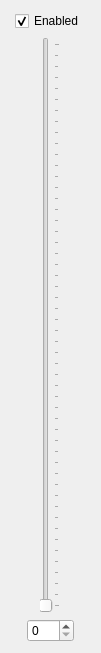
<?xml version="1.0" encoding="UTF-8"?>
<ui version="4.0">
 <class>BrightfieldLedDirectManipDialog</class>
 <widget class="QDialog" name="BrightfieldLedDirectManipDialog">
  <property name="geometry">
   <rect>
    <x>0</x>
    <y>0</y>
    <width>101</width>
    <height>653</height>
   </rect>
  </property>
  <property name="windowTitle">
   <string>brightfield_led Module Direct Manipulator</string>
  </property>
  <layout class="QVBoxLayout" name="verticalLayout">
   <item>
    <layout class="QHBoxLayout" name="horizontalLayout_2">
     <item>
      <spacer name="horizontalSpacer">
       <property name="orientation">
        <enum>Qt::Horizontal</enum>
       </property>
       <property name="sizeHint" stdset="0">
        <size>
         <width>40</width>
         <height>20</height>
        </size>
       </property>
      </spacer>
     </item>
     <item>
      <widget class="QCheckBox" name="enabledToggle">
       <property name="text">
        <string>Enabled</string>
       </property>
       <property name="checked">
        <bool>true</bool>
       </property>
      </widget>
     </item>
     <item>
      <spacer name="horizontalSpacer_2">
       <property name="orientation">
        <enum>Qt::Horizontal</enum>
       </property>
       <property name="sizeHint" stdset="0">
        <size>
         <width>40</width>
         <height>20</height>
        </size>
       </property>
      </spacer>
     </item>
    </layout>
   </item>
   <item>
    <layout class="QHBoxLayout" name="horizontalLayout">
     <item>
      <spacer name="horizontalSpacer_3">
       <property name="orientation">
        <enum>Qt::Horizontal</enum>
       </property>
       <property name="sizeHint" stdset="0">
        <size>
         <width>40</width>
         <height>20</height>
        </size>
       </property>
      </spacer>
     </item>
     <item>
      <widget class="QSlider" name="powerSlider">
       <property name="maximum">
        <number>255</number>
       </property>
       <property name="orientation">
        <enum>Qt::Vertical</enum>
       </property>
       <property name="tickPosition">
        <enum>QSlider::TicksBelow</enum>
       </property>
       <property name="tickInterval">
        <number>5</number>
       </property>
      </widget>
     </item>
     <item>
      <spacer name="horizontalSpacer_4">
       <property name="orientation">
        <enum>Qt::Horizontal</enum>
       </property>
       <property name="sizeHint" stdset="0">
        <size>
         <width>40</width>
         <height>20</height>
        </size>
       </property>
      </spacer>
     </item>
    </layout>
   </item>
   <item>
    <layout class="QHBoxLayout" name="horizontalLayout_3">
     <item>
      <spacer name="horizontalSpacer_5">
       <property name="orientation">
        <enum>Qt::Horizontal</enum>
       </property>
       <property name="sizeHint" stdset="0">
        <size>
         <width>40</width>
         <height>20</height>
        </size>
       </property>
      </spacer>
     </item>
     <item>
      <widget class="QSpinBox" name="powerSpinBox">
       <property name="maximum">
        <number>255</number>
       </property>
      </widget>
     </item>
     <item>
      <spacer name="horizontalSpacer_6">
       <property name="orientation">
        <enum>Qt::Horizontal</enum>
       </property>
       <property name="sizeHint" stdset="0">
        <size>
         <width>40</width>
         <height>20</height>
        </size>
       </property>
      </spacer>
     </item>
    </layout>
   </item>
  </layout>
 </widget>
 <resources/>
 <connections>
  <connection>
   <sender>enabledToggle</sender>
   <signal>toggled(bool)</signal>
   <receiver>BrightfieldLedDirectManipDialog</receiver>
   <slot>enabledToggledSlot(bool)</slot>
   <hints>
    <hint type="sourcelabel">
     <x>50</x>
     <y>19</y>
    </hint>
    <hint type="destinationlabel">
     <x>50</x>
     <y>326</y>
    </hint>
   </hints>
  </connection>
  <connection>
   <sender>powerSpinBox</sender>
   <signal>valueChanged(int)</signal>
   <receiver>BrightfieldLedDirectManipDialog</receiver>
   <slot>powerSpinBoxValueChangedSlot(int)</slot>
   <hints>
    <hint type="sourcelabel">
     <x>49</x>
     <y>631</y>
    </hint>
    <hint type="destinationlabel">
     <x>50</x>
     <y>326</y>
    </hint>
   </hints>
  </connection>
  <connection>
   <sender>powerSlider</sender>
   <signal>valueChanged(int)</signal>
   <receiver>BrightfieldLedDirectManipDialog</receiver>
   <slot>powerSliderValueChangedSlot(int)</slot>
   <hints>
    <hint type="sourcelabel">
     <x>50</x>
     <y>324</y>
    </hint>
    <hint type="destinationlabel">
     <x>50</x>
     <y>326</y>
    </hint>
   </hints>
  </connection>
 </connections>
 <slots>
  <slot>enabledToggledSlot(bool)</slot>
  <slot>powerSliderValueChangedSlot(int)</slot>
  <slot>powerSpinBoxValueChangedSlot(int)</slot>
 </slots>
</ui>
